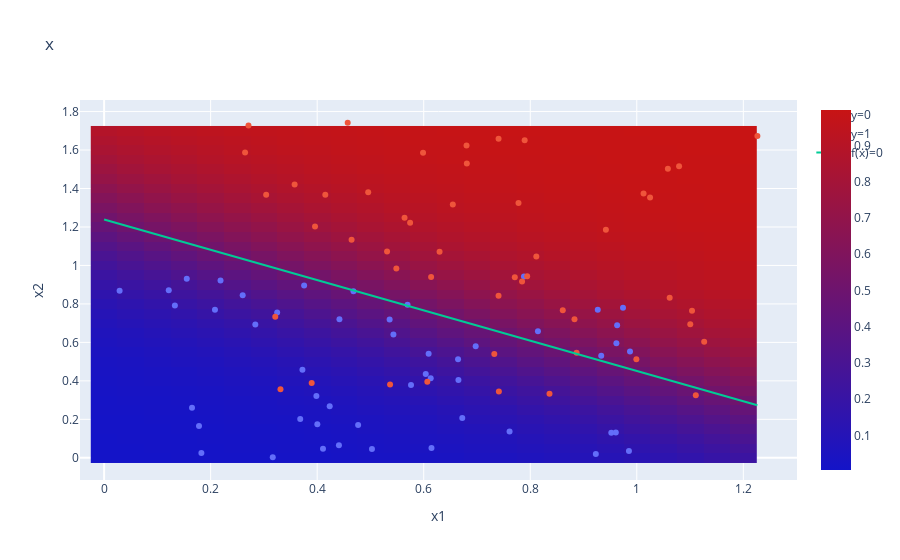

This figure's notebook cell:
### Code cell
x_ = np.arange(0, np.max(x[:,0]), 0.05)
y_ = np.arange(0, np.max(x[:,1]), 0.05)
Z = np.zeros((len(y_), len(x_)))
for ix, xx in enumerate(x_):
    for iy, yy in enumerate(y_):
        Z[iy, ix] = f(w, b, np.array([xx, yy]))

fig = go.Figure(data=[
    go.Scatter(x=x[0:n_samples,0], y=x[0:n_samples,1], mode='markers', name='y=0',),
    go.Scatter(x=x[n_samples::,0], y=x[n_samples::,1], mode='markers', name='y=1'), 
    go.Scatter(x=x_space, y=y_space,  name='f(x)=0'),
    go.Heatmap(z=Z, y=y_, x=x_, colorscale=[[0.0, 'rgb(20, 20, 200)'], [1.0, 'rgb(200, 20, 20)']])], 
    layout=go.Layout(title='x', xaxis=dict(title="x1",), yaxis=dict(title="x2",)))
plotly.offline.iplot(fig)
